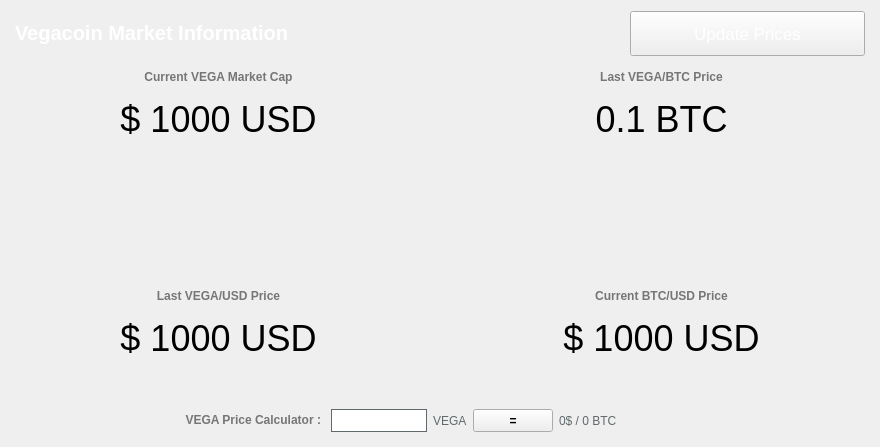
<?xml version="1.0" encoding="UTF-8"?>
<ui version="4.0">
 <class>MarketBrowser</class>
 <widget class="QWidget" name="MarketBrowser">
  <property name="windowModality">
   <enum>Qt::NonModal</enum>
  </property>
  <property name="geometry">
   <rect>
    <x>0</x>
    <y>0</y>
    <width>880</width>
    <height>447</height>
   </rect>
  </property>
  <property name="sizePolicy">
   <sizepolicy hsizetype="Preferred" vsizetype="Preferred">
    <horstretch>0</horstretch>
    <verstretch>0</verstretch>
   </sizepolicy>
  </property>
  <property name="windowTitle">
   <string>Digging</string>
  </property>
  <property name="styleSheet">
   <string notr="true"/>
  </property>
  <layout class="QGridLayout" name="gridLayout">
   <property name="sizeConstraint">
    <enum>QLayout::SetMaximumSize</enum>
   </property>
   <property name="leftMargin">
    <number>0</number>
   </property>
   <property name="rightMargin">
    <number>0</number>
   </property>
   <item row="0" column="0">
    <widget class="QLabel" name="label_4">
     <property name="sizePolicy">
      <sizepolicy hsizetype="Expanding" vsizetype="Preferred">
       <horstretch>0</horstretch>
       <verstretch>0</verstretch>
      </sizepolicy>
     </property>
     <property name="styleSheet">
      <string notr="true">color: #FFF;font-size:26px;font-weight:600;</string>
     </property>
     <property name="text">
      <string>&lt;html&gt;&lt;head/&gt;&lt;body&gt;&lt;p&gt;&lt;span style=&quot; font-size:20px;font-weight:600; color:#FFFFFF;&quot;&gt;Vegacoin Market Information&lt;/span&gt;&lt;/p&gt;&lt;/body&gt;&lt;/html&gt;</string>
     </property>
     <property name="alignment">
      <set>Qt::AlignLeading|Qt::AlignLeft|Qt::AlignVCenter</set>
     </property>
     <property name="margin">
      <number>0</number>
     </property>
     <property name="indent">
      <number>15</number>
     </property>
    </widget>
   </item>
   <item row="17" column="0" colspan="2">
    <layout class="QHBoxLayout" name="horizontalLayout_5">
     <item>
      <widget class="QLabel" name="vegacoin">
       <property name="sizePolicy">
        <sizepolicy hsizetype="Expanding" vsizetype="Preferred">
         <horstretch>0</horstretch>
         <verstretch>0</verstretch>
        </sizepolicy>
       </property>
       <property name="font">
        <font>
         <pointsize>27</pointsize>
        </font>
       </property>
       <property name="mouseTracking">
        <bool>true</bool>
       </property>
       <property name="text">
        <string notr="true">$ 1000 USD</string>
       </property>
       <property name="scaledContents">
        <bool>false</bool>
       </property>
       <property name="alignment">
        <set>Qt::AlignCenter</set>
       </property>
      </widget>
     </item>
     <item>
      <widget class="QLabel" name="bitcoin">
       <property name="sizePolicy">
        <sizepolicy hsizetype="Expanding" vsizetype="Preferred">
         <horstretch>0</horstretch>
         <verstretch>0</verstretch>
        </sizepolicy>
       </property>
       <property name="font">
        <font>
         <pointsize>27</pointsize>
        </font>
       </property>
       <property name="mouseTracking">
        <bool>true</bool>
       </property>
       <property name="text">
        <string notr="true">$ 1000 USD</string>
       </property>
       <property name="scaledContents">
        <bool>false</bool>
       </property>
       <property name="alignment">
        <set>Qt::AlignCenter</set>
       </property>
      </widget>
     </item>
    </layout>
   </item>
   <item row="4" column="0" colspan="2">
    <layout class="QHBoxLayout" name="horizontalLayout_3">
     <item>
      <layout class="QHBoxLayout" name="horizontalLayout_2">
       <property name="spacing">
        <number>6</number>
       </property>
       <property name="sizeConstraint">
        <enum>QLayout::SetDefaultConstraint</enum>
       </property>
       <item>
        <widget class="QLabel" name="dnrmc">
         <property name="sizePolicy">
          <sizepolicy hsizetype="Expanding" vsizetype="Preferred">
           <horstretch>0</horstretch>
           <verstretch>0</verstretch>
          </sizepolicy>
         </property>
         <property name="font">
          <font>
           <pointsize>27</pointsize>
          </font>
         </property>
         <property name="mouseTracking">
          <bool>true</bool>
         </property>
         <property name="text">
          <string notr="true">$ 1000 USD</string>
         </property>
         <property name="scaledContents">
          <bool>false</bool>
         </property>
         <property name="alignment">
          <set>Qt::AlignCenter</set>
         </property>
        </widget>
       </item>
       <item>
        <widget class="QLabel" name="dnrbtc">
         <property name="sizePolicy">
          <sizepolicy hsizetype="Expanding" vsizetype="Preferred">
           <horstretch>0</horstretch>
           <verstretch>0</verstretch>
          </sizepolicy>
         </property>
         <property name="font">
          <font>
           <pointsize>27</pointsize>
          </font>
         </property>
         <property name="mouseTracking">
          <bool>true</bool>
         </property>
         <property name="text">
          <string>0.1 BTC</string>
         </property>
         <property name="alignment">
          <set>Qt::AlignCenter</set>
         </property>
        </widget>
       </item>
      </layout>
     </item>
    </layout>
   </item>
   <item row="0" column="1">
    <widget class="QPushButton" name="startButton">
     <property name="sizePolicy">
      <sizepolicy hsizetype="Fixed" vsizetype="Fixed">
       <horstretch>0</horstretch>
       <verstretch>0</verstretch>
      </sizepolicy>
     </property>
     <property name="minimumSize">
      <size>
       <width>250</width>
       <height>45</height>
      </size>
     </property>
     <property name="palette">
      <palette>
       <active>
        <colorrole role="WindowText">
         <brush brushstyle="SolidPattern">
          <color alpha="255">
           <red>255</red>
           <green>255</green>
           <blue>255</blue>
          </color>
         </brush>
        </colorrole>
        <colorrole role="Text">
         <brush brushstyle="SolidPattern">
          <color alpha="255">
           <red>255</red>
           <green>255</green>
           <blue>255</blue>
          </color>
         </brush>
        </colorrole>
        <colorrole role="ButtonText">
         <brush brushstyle="SolidPattern">
          <color alpha="255">
           <red>255</red>
           <green>255</green>
           <blue>255</blue>
          </color>
         </brush>
        </colorrole>
       </active>
       <inactive>
        <colorrole role="WindowText">
         <brush brushstyle="SolidPattern">
          <color alpha="255">
           <red>255</red>
           <green>255</green>
           <blue>255</blue>
          </color>
         </brush>
        </colorrole>
        <colorrole role="Text">
         <brush brushstyle="SolidPattern">
          <color alpha="255">
           <red>255</red>
           <green>255</green>
           <blue>255</blue>
          </color>
         </brush>
        </colorrole>
        <colorrole role="ButtonText">
         <brush brushstyle="SolidPattern">
          <color alpha="255">
           <red>255</red>
           <green>255</green>
           <blue>255</blue>
          </color>
         </brush>
        </colorrole>
       </inactive>
       <disabled>
        <colorrole role="WindowText">
         <brush brushstyle="SolidPattern">
          <color alpha="255">
           <red>120</red>
           <green>120</green>
           <blue>120</blue>
          </color>
         </brush>
        </colorrole>
        <colorrole role="Text">
         <brush brushstyle="SolidPattern">
          <color alpha="255">
           <red>120</red>
           <green>120</green>
           <blue>120</blue>
          </color>
         </brush>
        </colorrole>
        <colorrole role="ButtonText">
         <brush brushstyle="SolidPattern">
          <color alpha="255">
           <red>120</red>
           <green>120</green>
           <blue>120</blue>
          </color>
         </brush>
        </colorrole>
       </disabled>
      </palette>
     </property>
     <property name="font">
      <font>
       <family>MS Shell Dlg 2</family>
       <pointsize>13</pointsize>
       <weight>50</weight>
       <italic>false</italic>
       <bold>false</bold>
      </font>
     </property>
     <property name="acceptDrops">
      <bool>false</bool>
     </property>
     <property name="styleSheet">
      <string notr="true">margin-right: 15px;</string>
     </property>
     <property name="text">
      <string>Update Prices</string>
     </property>
     <property name="iconSize">
      <size>
       <width>150</width>
       <height>35</height>
      </size>
     </property>
     <property name="default">
      <bool>false</bool>
     </property>
     <property name="flat">
      <bool>false</bool>
     </property>
    </widget>
   </item>
   <item row="1" column="0" colspan="2">
    <layout class="QHBoxLayout" name="horizontalLayout_8">
     <item>
      <layout class="QHBoxLayout" name="horizontalLayout_7">
       <item>
        <widget class="QLabel" name="label_15">
         <property name="sizePolicy">
          <sizepolicy hsizetype="Expanding" vsizetype="Fixed">
           <horstretch>0</horstretch>
           <verstretch>0</verstretch>
          </sizepolicy>
         </property>
         <property name="text">
          <string>&lt;html&gt;&lt;head/&gt;&lt;body&gt;&lt;p&gt;&lt;span style=&quot; font-weight:600; color:#767676;&quot;&gt;Current VEGA Market Cap&lt;/span&gt;&lt;/p&gt;&lt;/body&gt;&lt;/html&gt;</string>
         </property>
         <property name="alignment">
          <set>Qt::AlignCenter</set>
         </property>
        </widget>
       </item>
       <item>
        <widget class="QLabel" name="label_5">
         <property name="sizePolicy">
          <sizepolicy hsizetype="Expanding" vsizetype="Preferred">
           <horstretch>0</horstretch>
           <verstretch>0</verstretch>
          </sizepolicy>
         </property>
         <property name="text">
          <string>&lt;html&gt;&lt;head/&gt;&lt;body&gt;&lt;p&gt;&lt;span style=&quot; font-weight:600; color:#767676;&quot;&gt;Last VEGA/BTC Price&lt;/span&gt;&lt;/p&gt;&lt;/body&gt;&lt;/html&gt;</string>
         </property>
         <property name="alignment">
          <set>Qt::AlignCenter</set>
         </property>
        </widget>
       </item>
      </layout>
     </item>
    </layout>
   </item>
   <item row="15" column="0" colspan="2">
    <layout class="QHBoxLayout" name="horizontalLayout_6">
     <item>
      <widget class="QLabel" name="label_14">
       <property name="sizePolicy">
        <sizepolicy hsizetype="Expanding" vsizetype="Fixed">
         <horstretch>0</horstretch>
         <verstretch>0</verstretch>
        </sizepolicy>
       </property>
       <property name="text">
        <string>&lt;html&gt;&lt;head/&gt;&lt;body&gt;&lt;p&gt;&lt;span style=&quot; font-weight:600; color:#767676;&quot;&gt;Last VEGA/USD Price&lt;/span&gt;&lt;/p&gt;&lt;/body&gt;&lt;/html&gt;</string>
       </property>
       <property name="alignment">
        <set>Qt::AlignCenter</set>
       </property>
      </widget>
     </item>
     <item>
      <widget class="QLabel" name="label_13">
       <property name="sizePolicy">
        <sizepolicy hsizetype="Expanding" vsizetype="Preferred">
         <horstretch>0</horstretch>
         <verstretch>0</verstretch>
        </sizepolicy>
       </property>
       <property name="text">
        <string>&lt;html&gt;&lt;head/&gt;&lt;body&gt;&lt;p&gt;&lt;span style=&quot; font-weight:600; color:#767676;&quot;&gt;Current BTC/USD Price&lt;/span&gt;&lt;/p&gt;&lt;/body&gt;&lt;/html&gt;</string>
       </property>
       <property name="alignment">
        <set>Qt::AlignCenter</set>
       </property>
      </widget>
     </item>
    </layout>
   </item>
   <item row="20" column="0" colspan="2">
    <layout class="QHBoxLayout" name="horizontalLayout_4"/>
   </item>
   <item row="22" column="0" colspan="2">
    <layout class="QHBoxLayout" name="horizontalLayout">
     <item>
      <widget class="QLabel" name="label_31">
       <property name="sizePolicy">
        <sizepolicy hsizetype="Expanding" vsizetype="Preferred">
         <horstretch>0</horstretch>
         <verstretch>0</verstretch>
        </sizepolicy>
       </property>
       <property name="text">
        <string>&lt;html&gt;&lt;head/&gt;&lt;body&gt;&lt;p&gt;&lt;span style=&quot; font-weight:600; color:#767676;&quot;&gt;VEGA Price Calculator :&lt;/span&gt;&lt;/p&gt;&lt;/body&gt;&lt;/html&gt;</string>
       </property>
       <property name="alignment">
        <set>Qt::AlignRight|Qt::AlignTrailing|Qt::AlignVCenter</set>
       </property>
      </widget>
     </item>
     <item>
      <widget class="QLineEdit" name="egals">
       <property name="minimumSize">
        <size>
         <width>100</width>
         <height>23</height>
        </size>
       </property>
       <property name="maximumSize">
        <size>
         <width>100</width>
         <height>16777215</height>
        </size>
       </property>
       <property name="styleSheet">
        <string notr="true">border: 1px solid #61696c;margin-left:4px;</string>
       </property>
      </widget>
     </item>
     <item>
      <widget class="QLabel" name="label">
       <property name="styleSheet">
        <string notr="true">color:#61696c;</string>
       </property>
       <property name="text">
        <string>VEGA</string>
       </property>
      </widget>
     </item>
     <item>
      <widget class="QPushButton" name="egal">
       <property name="sizePolicy">
        <sizepolicy hsizetype="Fixed" vsizetype="Fixed">
         <horstretch>0</horstretch>
         <verstretch>0</verstretch>
        </sizepolicy>
       </property>
       <property name="minimumSize">
        <size>
         <width>0</width>
         <height>23</height>
        </size>
       </property>
       <property name="styleSheet">
        <string notr="true">font-weight:600;</string>
       </property>
       <property name="text">
        <string>=</string>
       </property>
      </widget>
     </item>
     <item>
      <widget class="QLabel" name="egald">
       <property name="sizePolicy">
        <sizepolicy hsizetype="Expanding" vsizetype="Preferred">
         <horstretch>0</horstretch>
         <verstretch>0</verstretch>
        </sizepolicy>
       </property>
       <property name="styleSheet">
        <string notr="true">color:#61696c;</string>
       </property>
       <property name="text">
        <string>0$ / 0 BTC</string>
       </property>
      </widget>
     </item>
    </layout>
   </item>
   <item row="21" column="0" colspan="2">
    <spacer name="verticalSpacer">
     <property name="orientation">
      <enum>Qt::Vertical</enum>
     </property>
     <property name="sizeType">
      <enum>QSizePolicy::Fixed</enum>
     </property>
     <property name="sizeHint" stdset="0">
      <size>
       <width>20</width>
       <height>40</height>
      </size>
     </property>
    </spacer>
   </item>
   <item row="6" column="0" colspan="2">
    <layout class="QHBoxLayout" name="horizontalLayout_9">
     <item>
      <widget class="QLabel" name="label_3">
       <property name="sizePolicy">
        <sizepolicy hsizetype="Fixed" vsizetype="Fixed">
         <horstretch>0</horstretch>
         <verstretch>0</verstretch>
        </sizepolicy>
       </property>
       <property name="minimumSize">
        <size>
         <width>128</width>
         <height>128</height>
        </size>
       </property>
       <property name="maximumSize">
        <size>
         <width>128</width>
         <height>128</height>
        </size>
       </property>
       <property name="text">
        <string/>
       </property>
       <property name="textFormat">
        <enum>Qt::RichText</enum>
       </property>
       <property name="pixmap">
        <pixmap resource="../bitcoin.qrc">:/icons/vegacoin</pixmap>
       </property>
       <property name="scaledContents">
        <bool>true</bool>
       </property>
       <property name="alignment">
        <set>Qt::AlignCenter</set>
       </property>
       <property name="margin">
        <number>0</number>
       </property>
      </widget>
     </item>
    </layout>
   </item>
  </layout>
 </widget>
 <layoutdefault spacing="6" margin="11"/>
 <resources>
  <include location="../bitcoin.qrc"/>
 </resources>
 <connections/>
</ui>
